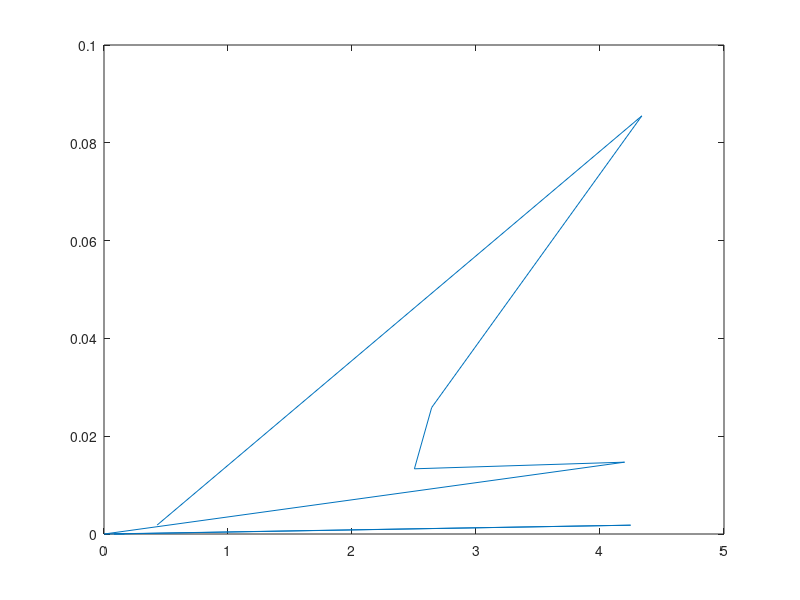

MATLAB code for this plot:
Widerstand = [100, 220, 270, 470, 1200, 8200, 10000, 68000, 100000, 1000000]
SpannungOSRAML6W640 = [0.42908664, 4.33724, 2.64257, 2.503277, 4.19842, 0.002156768, 4.24710, 0.081009514, 0.105897957, 0.16470794]
PowerOSRAML6W640 = (SpannungOSRAML6W640.*SpannungOSRAML6W640)./Widerstand
plot(SpannungOSRAML6W640, PowerOSRAML6W640)